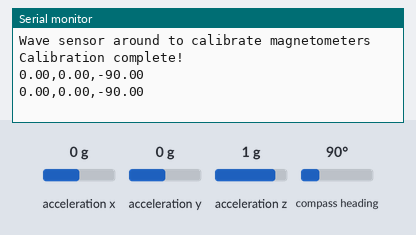
This sketch was run on a simulated Arduino Uno, built with avr-gcc and run on an emulated ATmega328P. On the bench: the last lines printed to the serial monitor. The inputs (shaded band) are chosen by the test bench; at power-on: acceleration x 0 g, acceleration y 0 g, acceleration z 1 g, compass heading 90°.

Above: at 2.2 s.
2.3 s: acceleration x set to -1.4 g
At 2.33 s:
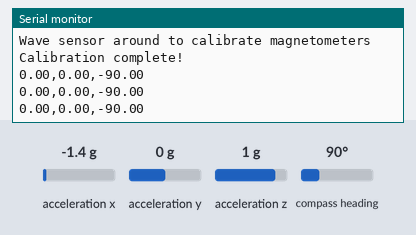
3.8 s: acceleration y set to -1.4 g
At 3.85 s:
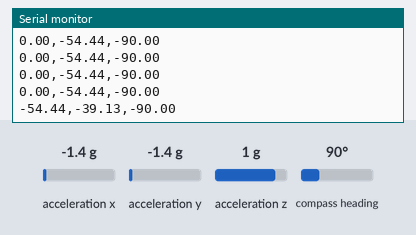
5.3 s: acceleration z set to -1.4 g
At 5.36 s:
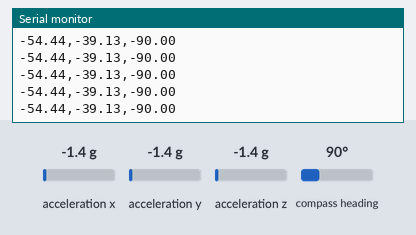
6.8 s: compass heading set to 7°
At 6.88 s:
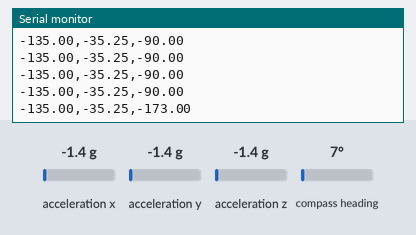
Timing chart, 0 to 9.3 s (numbered marks = the images above; inputs shaded):
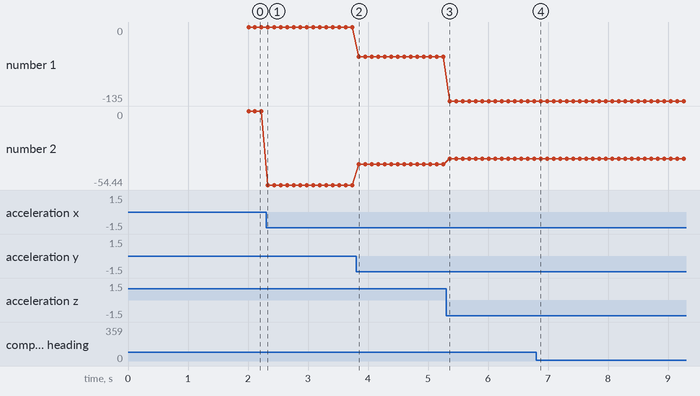

The sketch:

Project8.ino
```cpp
/*
  Project 8 - Quadcopter downloading IMU to RPi
  Author: Miles Gapcynski
  Class: EN.605.715.81 - Software Development for Real-Time Systems

  This program reads orientation data from the BNO055 IMU, calculates roll
  pitch, and yaw from the Quaternion data, and transmits the data over serial
*/

#include <Adafruit_Sensor.h>
#include <Adafruit_BNO055.h>
#include <Arduino_FreeRTOS.h>
#include <utility/imumaths.h>
#include <Wire.h>

/* Constants */
const bool CALIBRATING_BNO = false;

const int BNO_TICK_DELAY = 7;  // 7 * 15 ms per tick = 105 ms

const adafruit_bno055_offsets_t SENSOR_OFFSETS = {-2, -41, -27,    // Acceleration
                                                  -28, 162, -106,  // Magnetometer
                                                  0, 0, 0,         // Gyroscope
                                                  1000,            // Acceleration radius
                                                  853};            // Magnetometer radius

/* Global variables */

/**
 * Initialization that gets run when you press reset or power the board
 *
 * @params None
 *
 * @return None
 */
void setup()
{
    // Setup up the serial connection at 115200 bits per second
    Serial.begin(115200);
    delay(1000);

    // Create tasks
    xTaskCreate(TaskReadIMU, "ReadIMU", 256, NULL, 2, NULL);
}

/**
 * Runs indefinitely (not used by FreeRTOS)
 *
 * @param None
 *
 * @return None
 */
void loop()
{

}

/**
 * Task entry point for configuring the BNO055 sensor, reading
 * data off the sensor, and transmitting roll, pitch, yaw over serial
 *
 * @param pvParameters Task parameters
 *
 * @return None
 */
void TaskReadIMU(void * pvParameters)
{
    //TODO: BNO055_ID, BNO055_ADDRESS_A
    Adafruit_BNO055 bno = Adafruit_BNO055(55, 0x28);

    initBNOSensor(bno);

    while(true)
    {
        // Retrieve RPY
        sensors_event_t event;
        bno.getEvent(&event);

        float roll = -event.orientation.z;
        float pitch = event.orientation.y;
        float yaw = map(event.orientation.x, 0.0, 360.0, -180.0, 180.0);

        // Transmit RPY over serial (USB)
        //TODO: Replace Serial with Wire library when using I2C. Will use callbacks to respond to requests from RPi
        //TODO: Place RPY in ping pong buffer for I2C callback?
        Serial.print(roll);
        Serial.print(",");
        Serial.print(pitch);
        Serial.print(",");
        Serial.print(yaw);
        Serial.println("");

        vTaskDelay(BNO_TICK_DELAY);
    }
}

/**
 * Initialize the BNO055 sensor
 *
 * @param bno The BNO055 sensor object
 *
 * @return None
 */
void initBNOSensor(Adafruit_BNO055 & bno)
{
    // Initialize the BNO055 sensor
    if(!bno.begin(Adafruit_BNO055::OPERATION_MODE_NDOF))
    {
        Serial.print("No BNO055 detected... check your wiring or I2C address!");
        while(1);
    }

    // Set calibration data
    if(!CALIBRATING_BNO)
    {
        bno.setSensorOffsets(SENSOR_OFFSETS);
    }

    vTaskDelay(67);  // 67 ticks * 15 ms/tick = 1005 ms

    bno.setExtCrystalUse(true);

    // Check calibration status
    sensors_event_t event;

    if(!CALIBRATING_BNO)
    {
        Serial.println("Wave sensor around to calibrate magnetometers");

        while(!bno.isFullyCalibrated())
        {
            bno.getEvent(&event);

            vTaskDelay(BNO_TICK_DELAY);
        }
    }
    else
    {
        Serial.println("Please calibrate the sensor:");
        Serial.println("- Gyroscope: Sensor must start at rest");
        Serial.println("- Magnetometer: Wave sensor around");
        Serial.println("- Accelerometer: Place sensor in +X,-X,+Y,-Y,+Z,-Z orientations");

        while(!bno.isFullyCalibrated())
        {
            bno.getEvent(&event);

            getCalStatus(bno);

            vTaskDelay(BNO_TICK_DELAY);
        }

        getSensorOffsets(bno);
    }

    Serial.println("Calibration complete!");
}

/**
 * Retrieves and prints the calibration status
 *
 * @param bno The BNO055 sensor object
 *
 * @return None
 */
void getCalStatus(Adafruit_BNO055 & bno)
{
    uint8_t system, gyro, accel, mag;
    bno.getCalibration(&system, &gyro, &accel, &mag);

    Serial.print("System: ");
    Serial.print(system);
    Serial.print("\tGyro: ");
    Serial.print(gyro);
    Serial.print("\tAccel: ");
    Serial.print(accel);
    Serial.print("\tMag: ");
    Serial.print(mag);
    Serial.println("");
}

/**
 * Retrieves and prints the sensor offsets for calibration purposes
 *
 * @param bno The BNO055 sensor object
 *
 * @return None
 */
void getSensorOffsets(Adafruit_BNO055 & bno)
{
    adafruit_bno055_offsets_t sensorOffsets;
    bno.getSensorOffsets(sensorOffsets);

    Serial.print("Accel offset: ");
    Serial.print(sensorOffsets.accel_offset_x);
    Serial.print(" | ");
    Serial.print(sensorOffsets.accel_offset_y);
    Serial.print(" | ");
    Serial.print(sensorOffsets.accel_offset_z);
    Serial.println("");

    Serial.print("Mag offset: ");
    Serial.print(sensorOffsets.mag_offset_x);
    Serial.print(" | ");
    Serial.print(sensorOffsets.mag_offset_y);
    Serial.print(" | ");
    Serial.print(sensorOffsets.mag_offset_z);
    Serial.println("");

    Serial.print("Gyro offset: ");
    Serial.print(sensorOffsets.gyro_offset_x);
    Serial.print(" | ");
    Serial.print(sensorOffsets.gyro_offset_y);
    Serial.print(" | ");
    Serial.print(sensorOffsets.gyro_offset_z);
    Serial.println("");

    Serial.print("Accel radius: ");
    Serial.print(sensorOffsets.accel_radius);
    Serial.println("");

    Serial.print("Mag radius: ");
    Serial.print(sensorOffsets.mag_radius);
    Serial.println("");
}
```

Measured:
- after the input at 3.8 s, the serial monitor: prints a new line after 0.05 s (image 2)
- after the input at 6.8 s, the serial monitor: prints a new line after 0.08 s (image 4)
- plotted number 1: -54.44 → -135 after the input at 5.3 s
- plotted number 2: 0 → -54.44 after the input at 2.3 s, -54.44 → -39.13 after the input at 3.8 s, -39.13 → -35.25 after the input at 5.3 s
